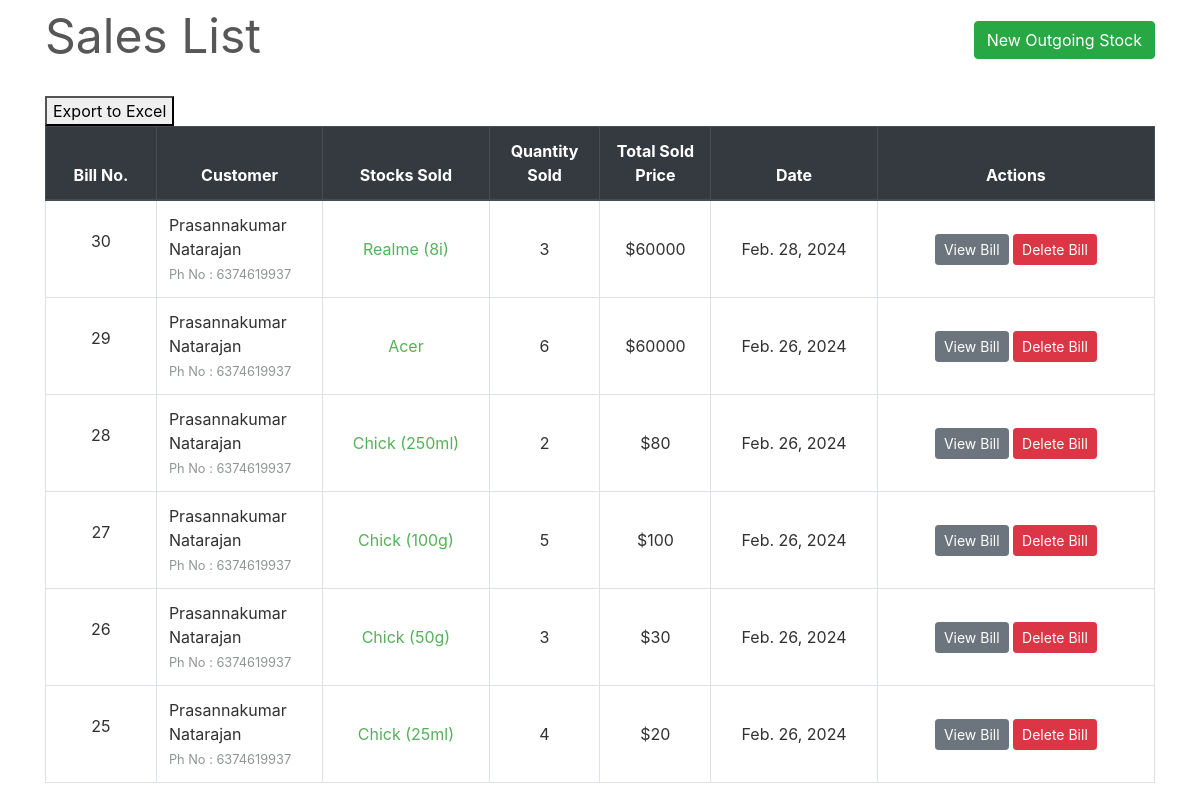
/transactions/sales/, run on an earlier commit of the app's database.
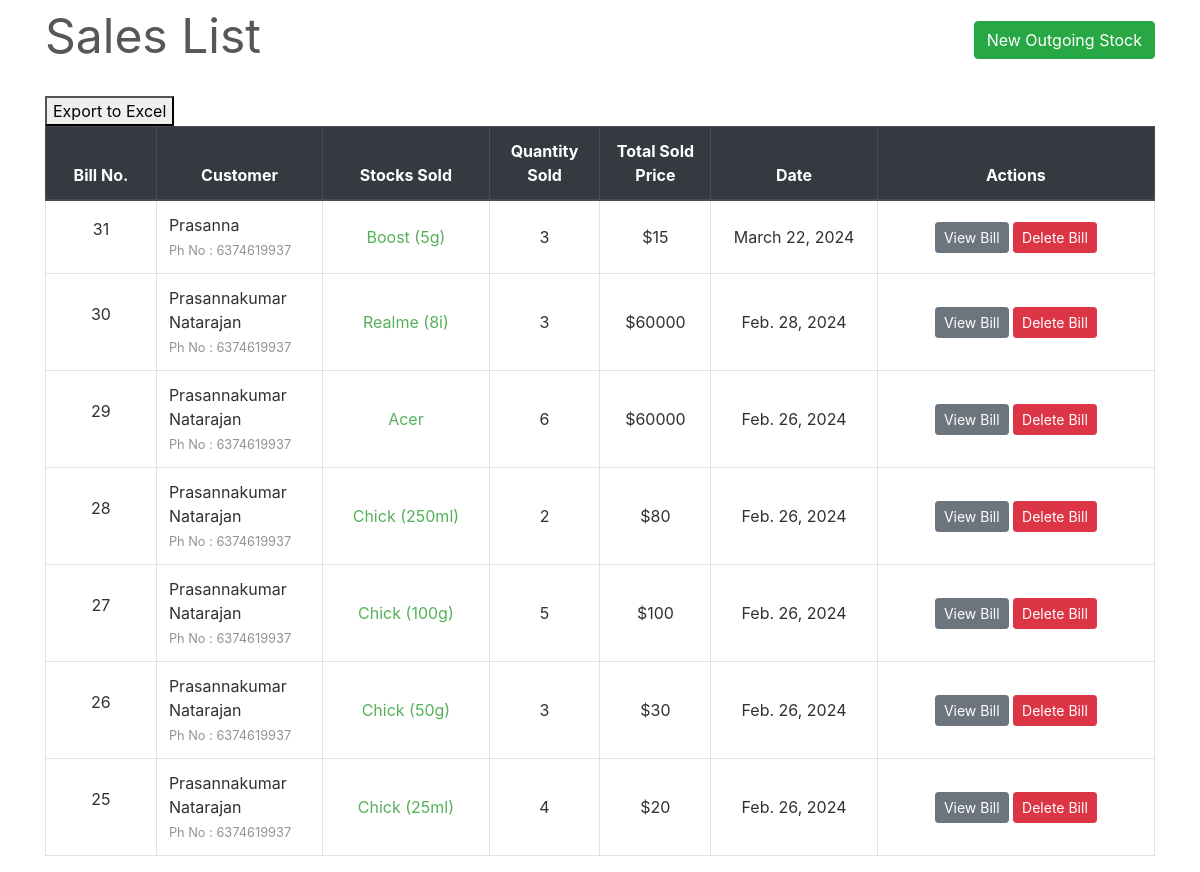
And on a later commit of the database.
### transactions/models.py (models this page shows, shortened)
class SaleBill(models.Model):
    billno = models.AutoField(primary_key=True)
    time = models.DateTimeField(auto_now=True)
    name = models.CharField(max_length=150)
    phone = models.CharField(max_length=12)
    address = models.CharField(max_length=200)
    email = models.EmailField(max_length=254)
    gstin = models.CharField(max_length=15)
    def get_items_list(self):
        return SaleItem.objects.filter(billno=self)
    def get_total_price(self):
        saleitems = SaleItem.objects.filter(billno=self)
        total = 0
        for item in saleitems:
            total += item.totalprice
        return total

class SaleItem(models.Model):
    billno = models.ForeignKey(SaleBill, on_delete=models.CASCADE, related_name='salebillno')
    stock = models.ForeignKey(Stock, on_delete=models.CASCADE, related_name='saleitem')
    quantity = models.IntegerField(default=1)
    perprice = models.IntegerField(default=1)
    totalprice = models.IntegerField(default=1)
    total_sales_value = models.IntegerField(default=0)  # New field for total sales value

### inventory/models.py (models this page shows, shortened)
class Stock(models.Model):
    id = models.AutoField(primary_key=True)
    name = models.CharField(max_length=30)
    sub_category = models.CharField(max_length=30, blank=True)  # Allow blank for non-mandatory sub_category
    quantity = models.IntegerField(default=1)
    cost = models.DecimalField(max_digits=10, decimal_places=2)
    is_deleted = models.BooleanField(default=False)
    is_selected = models.BooleanField(default=False)
    total_sales_value = models.IntegerField(default=0)
    reorder_point = models.IntegerField(default=0)
    class Meta:
        unique_together = ('name', 'sub_category')

### transactions/views.py (the view)
# urls.py: path('sales/', views.SaleView.as_view(), name='sales-list'),
class SaleView(ListView):
    model = SaleBill
    template_name = "sales/sales_list.html"
    context_object_name = 'bills'
    ordering = ['-time']
    paginate_by = 10

### transactions/templates/sales/sales_list.html (shortened to what this page needs)
{% extends "base.html" %}
{% load widget_tweaks %}
{% block content %}
    <div class="row" style="color: #575757; font-style: bold; font-size: 3rem;">
        <div class="col-md-8">Sales List</div>
        <div class="col-md-4">
            <div style="float:right;"> <a class="btn btn-success" href="{% url 'new-sale' %}">New Outgoing Stock</a> </div>
        </div>
    </div>
    <br>
    <table class="table table-css table-bordered table-hover">
        <thead class="thead-dark align-middle">
            <tr>
                <th width="10%">Bill No.</th>
                <th width="15%">Customer</th>
                <th width="15%">Stocks Sold</th>
                <th width="10%">Quantity Sold</th>
                <th width="10%">Total Sold Price</th>
                <th width="15%">Date</th>
                <th width="25%">Actions</th>
            </tr>
        </thead>
{% if bills %}
        <tbody>
            {% for sale in bills %}
            <tr>
                <td class="align-middle"> <p>{{ sale.billno }}</p> </td>
                <td class=""> {{ sale.name }} <br> <small style="color: #909494">Ph No : {{ sale.phone }}</small> </td>
                <td class="align-middle">
                    {% for item in sale.get_items_list %}
                        <a href="{% url 'product-details' item.stock.name %}">
                            {{ item.stock.name }}
                            {% if item.stock.sub_category %}
                                ({{ item.stock.sub_category }})
                            {% endif %}
                        </a><br>
                    {% endfor %}
                </td>
                <td class="align-middle">{% for item in sale.get_items_list %} {{ item.quantity }} <br> {% endfor %}</td>
                <td class="align-middle">${{ sale.get_total_price }}</td>
                <td class="align-middle">{{ sale.time.date }}</td>
                <td class="align-middle"> <a href="{% url 'sale-bill' sale.billno %}" class="btn btn-secondary btn-sm">View Bill</a> <a href="{% url 'delete-sale' sale.pk %}" class="btn btn-danger btn-sm">Delete Bill</a> </td>
            </tr>
            {% endfor %}
        </tbody>
        <button type="button" onclick="exportTableToExcel()">Export to Excel</button>
    </table>
{% else %}
        <tbody></tbody>
    </table>
    <br><br><br><br><br><br><br><br>
    <div style="color: #575757; font-style: bold; font-size: 1.5rem; text-align: center;">The records are empty. Please try adding some.</div>
{% endif %}
{% endblock content %}

### homepage/templates/base.html (shortened to what this page needs)
{% load static %}
<!DOCTYPE html>
<html lang="en">
<head>
    <link rel="stylesheet" type="text/css" href="{% static 'bootstrap/bootstrap.min.css' %}">
    <link rel="stylesheet" href="https://use.fontawesome.com/releases/v5.7.0/css/all.css">
    <link rel="stylesheet" type="text/css" href="{% static 'css/main.css' %}">
    <link rel="stylesheet" type="text/css" href="{% static 'css/sidebar.css' %}">
    <link rel="stylesheet" type="text/css" href="{% static 'css/dialogbox.css' %}">
</head>
<body>
    <main id="wrapper">
                    <div class="container">
                        {% block content %}{% endblock content %}
                    </div>
            <br>
    </main>
</body>
</html>

### homepage/static/css/main.css (style rules this page uses)
body, html { height: 100%; }
p { color: rgb(49, 49, 49); }
a { color: #55b159; }
.table-css { color: #313131; }
.align-middle { text-align: center; }

### homepage/static/css/sidebar.css (style rules this page uses)
#wrapper { display: flex; width: 100%; align-items: stretch; }

What changed in the data, as far as the page shows it:
added SaleBill: billno "31", name "Prasanna", phone "6374619937", get_total_price "15", time "March 22, 2024"
added SaleItem: stock.name "Boost", stock.sub_category "5g", quantity "3"
